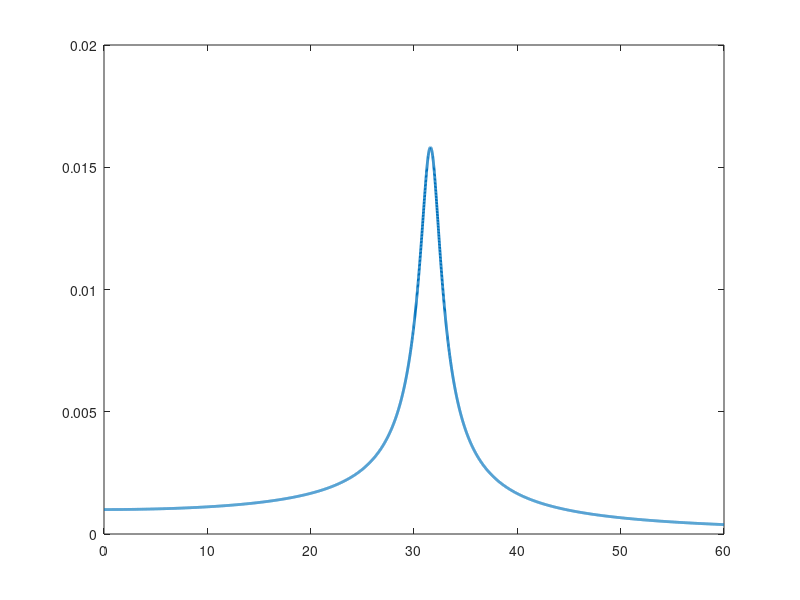

Write the MATLAB code that produced this figure. (Note: this script raises an error after producing the figure.)
% Program for plotting the magnitude of the frequency response of the
% mass-spring-damper system using the analytical expression derived in the
% attached document 

close all
clear all
clc

%% Setup

m = 1;    % Mass
k = 1000;    % Spring stiffness coefficient
c = 2;      % Damper dampening coefficient
b0 = 1/m;   % Input gain

omega_n = sqrt(k/m);                    % Natural frequency of mass-spring-damper system
zeta = c/(2*sqrt(m*k));                 % Damping ratio of mass-spring-damper system
omega_r = omega_n*sqrt(1-2*zeta^2);     % Resonant frequency of mass-spring-damper system

ww = 0:0.01:60; % Frequency range for magnitude evaluation

% Magnitude of mass-spring-damper system transfer function using the
% analytical solution
magG = abs(b0)./sqrt(ww.^4 - 2*(omega_n^2)*(1 - 2*zeta^2).*(ww.^2) + omega_n^4);

%% Plotting

fontLabels = 24;

figure(1)

set(gcf, 'color', [1 1 1])
set(gcf, 'position', [680, 206, 850, 450])

plot(ww,magG, 'LineWidth', 2)
if isreal(omega_r) 
    xline(omega_r, 'r--', 'LineWidth', 2)
end

set(gca,'TickLabelInterpreter','latex')
ax = gca;
ax.FontSize = fontLabels;

ylabel('Magnitude', 'interpreter', 'latex', 'fontsize', fontLabels)
xlabel('$\omega$ (rad/s)', 'interpreter', 'latex', 'fontsize', fontLabels)

grid on
box on

%% Comparison with magnitude obtained from 'bode' command.

G_tf = tf(b0,[1 2*zeta*omega_n omega_n^2]);
[magG2, ~, ~] = bode(G_tf, ww);

figure(2)

set(gcf, 'color', [1 1 1])
set(gcf, 'position', [680, 206, 850, 450])

plot(ww,magG, 'LineWidth', 2)
hold on
plot(ww,squeeze(magG2),'--', 'LineWidth', 2)
hold off
if isreal(omega_r) 
    xline(omega_r, 'r--', 'LineWidth', 2)
end

legend({'Analytical Solution','Solution using ``bode" command'},'interpreter','latex','fontsize', fontLabels);

set(gca,'TickLabelInterpreter','latex')
ax = gca;
ax.FontSize = fontLabels;

ylabel('Magnitude', 'interpreter', 'latex', 'fontsize', fontLabels)
xlabel('$\omega$ (rad/s)', 'interpreter', 'latex', 'fontsize', fontLabels)

grid on
box on